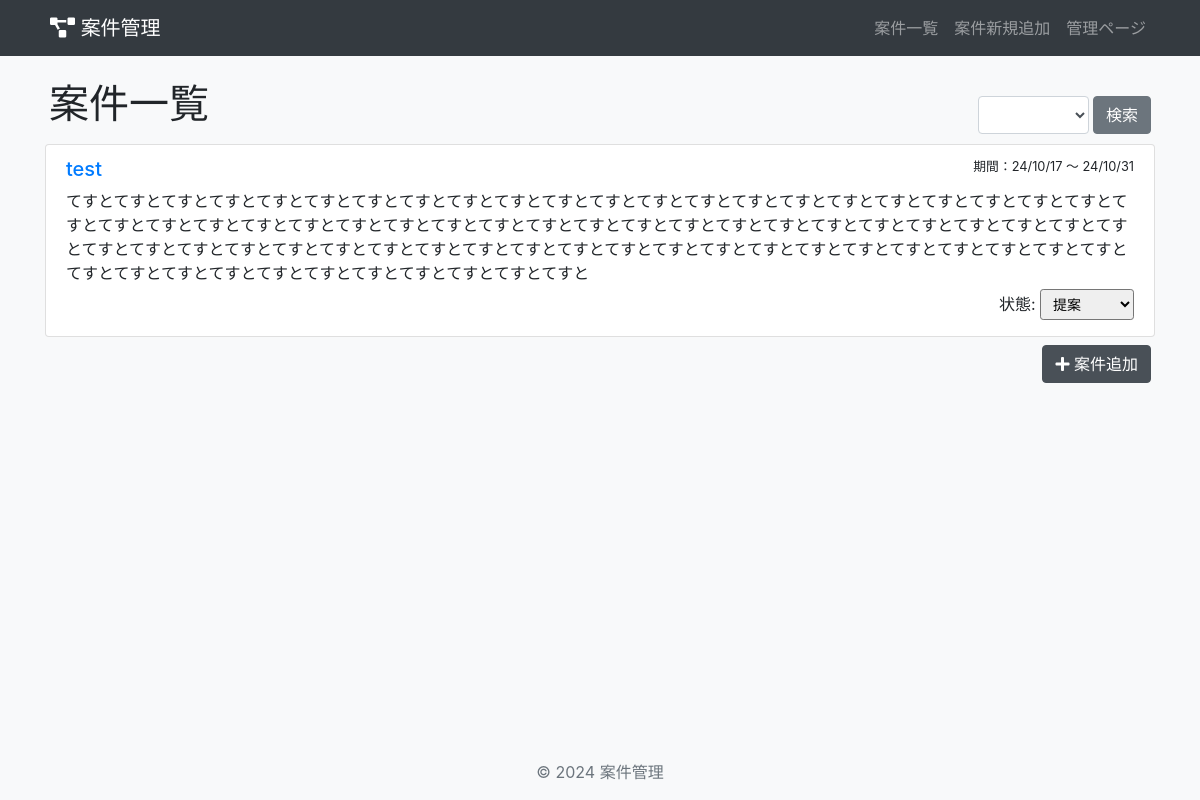
The app's page /project/ with its own data.
### projects/models.py (models this page shows, shortened)
class Project(models.Model):
    name = models.CharField(max_length=200)  # プロジェクト名
    description = models.TextField()  # プロジェクトの説明
    must_skill = models.CharField(max_length=200, null=True, blank=True)  # 必須スキル（オプション）
    better_skill = models.CharField(max_length=200, null=True, blank=True)  # 尚可スキル（オプション）
    start_date = models.DateField()  # プロジェクト開始日
    end_date = models.DateField(null=True, blank=True)  # プロジェクト終了日（オプション）
    work_time = models.CharField(max_length=200, null=True, blank=True)  # 勤務時間（オプション）
    address = models.CharField(max_length=200, null=True, blank=True)  # 勤務場所
    status = models.CharField(max_length=20, choices=[  # プロジェクトの状態
        ('proposal', '提案'),
        ('ongoing', '進行中'),
        ('interview', '面談'),
        ('waiting', '結果待ち'),
        ('join', '確定'),
    ], default='proposal')
    content_match = models.IntegerField(
        validators=[MinValueValidator(1), MaxValueValidator(5)],
        null=True,
        blank=True,
        verbose_name="業務内容合致度"
    )
    environment_match = models.IntegerField(
        validators=[MinValueValidator(1), MaxValueValidator(5)],
        null=True,
        blank=True,
        verbose_name="就業環境合致度"
    )
    @property
    def status_choices(self):
        return self._meta.get_field('status').choices

### projects/views.py (the view)
# urls.py: path('', views.ProjectListView.as_view(), name='project_list'),
class ProjectListView(ListView):
    model = Project
    template_name = 'projects/project_list.html'
    context_object_name = 'projects'
    def get_queryset(self):
        queryset = super().get_queryset()
        status = self.request.GET.get('status')
        if status:
            queryset = queryset.filter(status=status)
        return queryset
    def get_context_data(self, **kwargs):
        context = super().get_context_data(**kwargs)
        context['status_choices'] = Project._meta.get_field('status').choices
        context['selected_status'] = self.request.GET.get('status', '')
        return context

### projects/templates/projects/project_list.html (shortened to what this page needs)
{% extends 'base.html' %}
{% block content %}
  <div class="row px-1">
    <h1 class="col-6 mb-3">案件一覧</h1>
    <div class="col-6 mt-3">
      <form method="get" class="form-inline justify-content-end">
        <select name="status" class="form-control mr-1">
          <option value=""></option>
          {% for value, label in status_choices %}
            <option value="{{ value }}" {% if value == selected_status %}selected{% endif %}>{{ label }}</option>
          {% endfor %}
        </select>
        <button type="submit" class="btn btn-secondary">検索</button>
      </form>
    </div>
  </div>
  <div class="list-group">
    {% for project in projects %}
      <div class="list-group-item mb-2">
        <div class="d-flex w-100 justify-content-between">
          <h5 class="mb-2">
            <a href="{% url 'project_detail' project.pk %}">{{ project.name }}</a>
          </h5>
          <small>期間：{{ project.start_date|date:"y/m/d" }} ～ {% if project.end_date %}{{ project.end_date|date:"y/m/d" }}{% else %}未定{% endif %}</small>
        </div>
        <p class="mb-1">{{ project.description|truncatewords:20 }}</p>
        <form class="status-form float-right" data-project-id="{{ project.pk }}">
          <label for="status-{{ project.pk }}">状態:</label>
          <select id="status-{{ project.pk }}" name="status" class="form-control-sm">
            {% for value, label in project.status_choices %}
              <option value="{{ value }}" {% if value == project.status %}selected{% endif %}>{{ label }}</option>
            {% endfor %}
          </select>
        </form>
      </div>
    {% empty %}
      <div class="list-group-item">
        <p>案件がありません。</p>
      </div>
    {% endfor %}
  </div>
  <div class="float-right mr-1">
    <a href="{% url 'project_create' %}" class="btn btn-primary">
      <i class="fas fa-plus"></i> 案件追加
    </a>
  </div>
{% endblock %}

### templates/base.html (style rules this page uses)
body { display: flex; min-height: 100vh; flex-direction: column; background-color: #f8f9fa; }
.btn-primary { background-color: #495057; border-color: #495057; }

### records on screen
Project: name "test", start_date "24/10/17", end_date "24/10/31", description "てすとてすとてすとてすとてすとてすとてすとてすとてすとてすとてすとてすとてすとてすとてすとてすとてすとてすとてすとてすとてすとてすとてすとてすとてすとてすとてすとてすとてすとてすとてすとてすとてすとてすとてすとてすとてすとてすとてすとてすとてすとてすとてすとてすとてすとてすとてすとてすとてすとてすとてすとてすとてすとてすとてすとてすとてすとてすとてすとてすとてすとてすとてすとてすとてすとてすとてすとてすとてすとてすとてすとてすとてすとてすとてすとてすとてすとてすと", status "提案"
